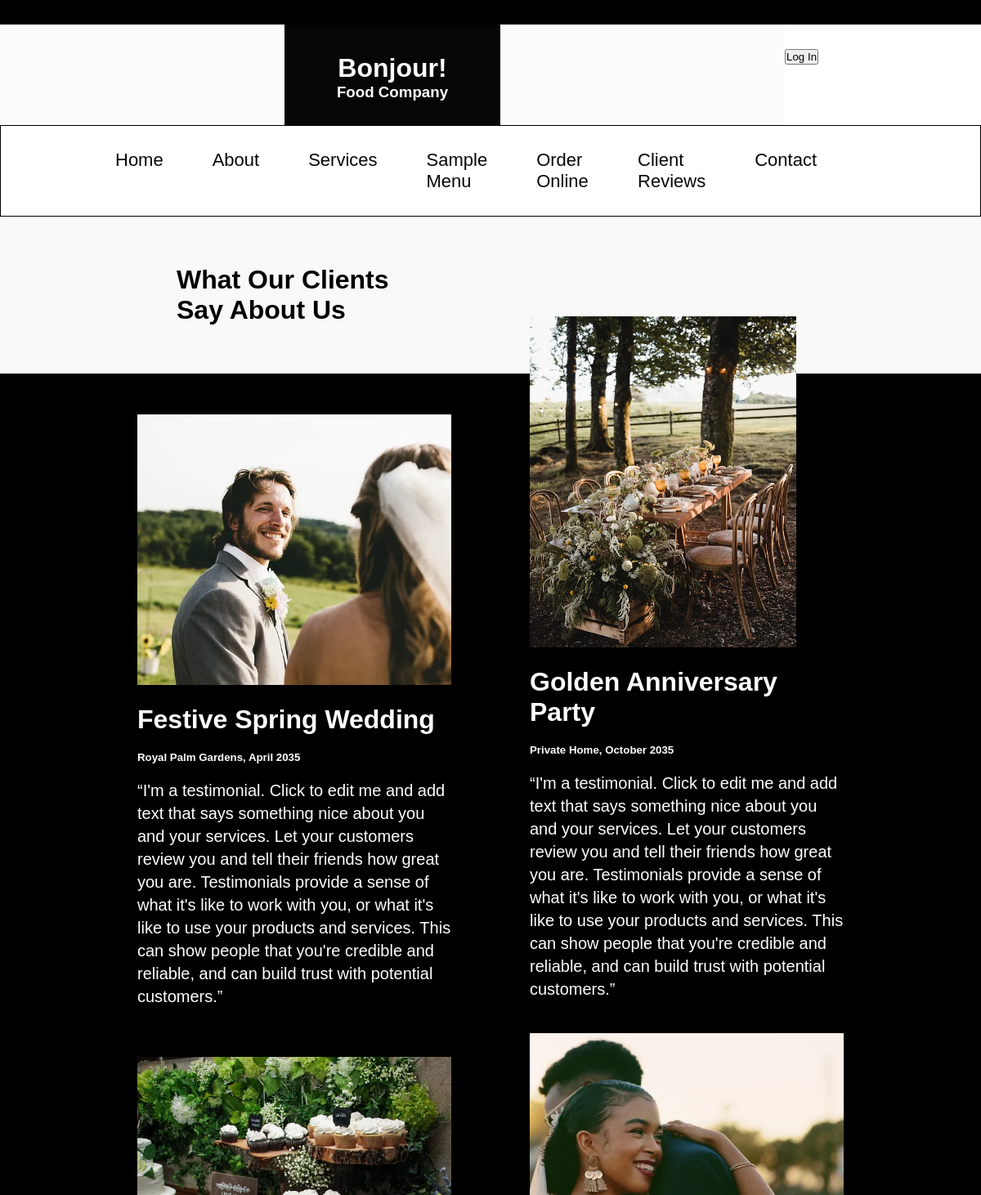
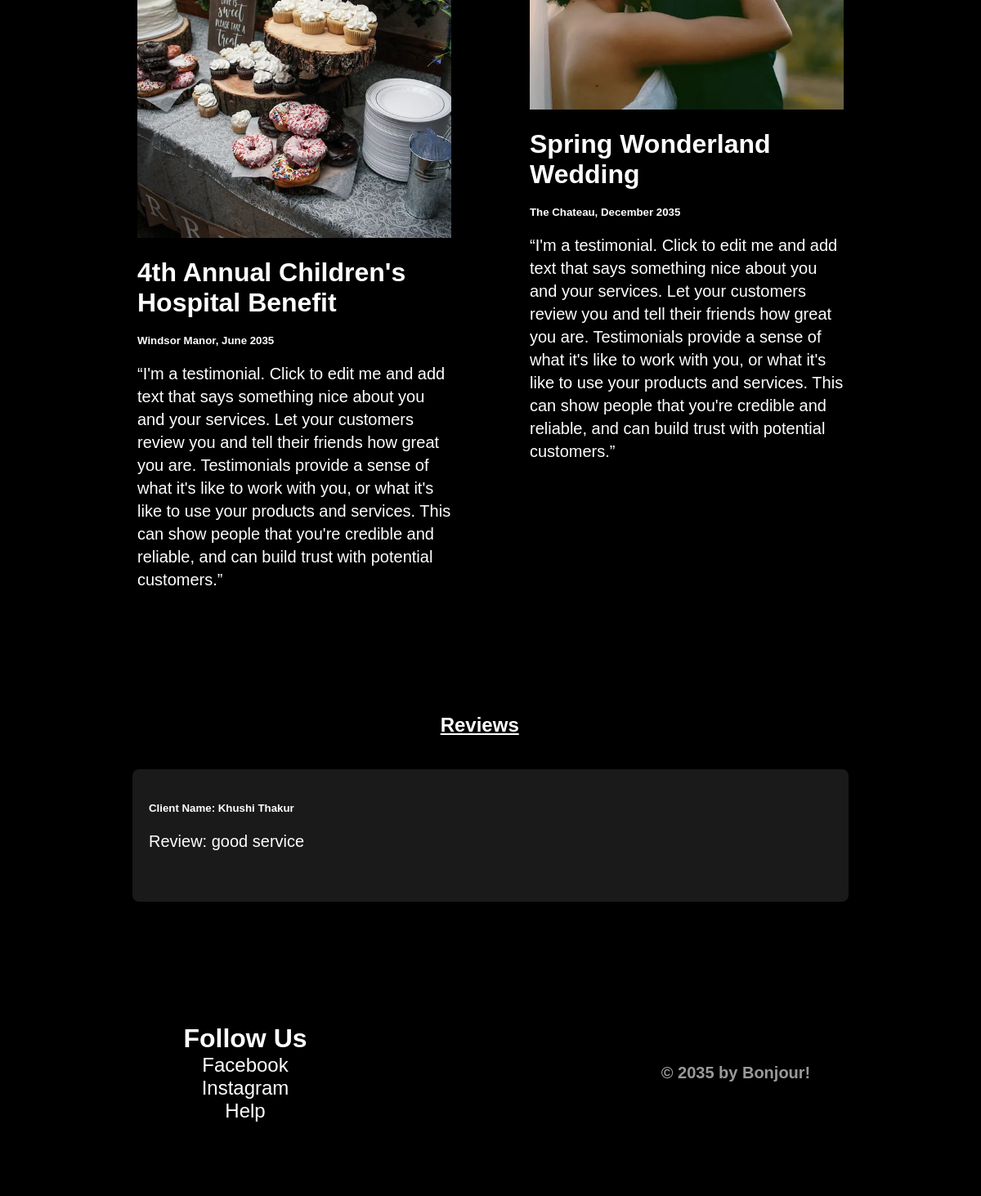
Page /reviewpage on the committed database (2 pictures, top to bottom).
### mainpage/models.py (models this page shows, shortened)
class images(models.Model):
      image=models.ImageField(upload_to='gallery')
      image1=models.ImageField(upload_to="gallery")
      image2=models.ImageField(upload_to="gallery")
      image3=models.ImageField(upload_to="gallery")
      image4=models.ImageField(upload_to="gallery")
      image5=models.ImageField(upload_to="gallery")
      image6=models.ImageField(upload_to="gallery")
      image7=models.ImageField(upload_to="gallery")
      image8=models.ImageField(upload_to="gallery")
      image9=models.ImageField(upload_to="gallery")
      image10=models.ImageField(upload_to="gallery")
      image11=models.ImageField(upload_to="gallery")
      image12=models.ImageField(upload_to="gallery")
      image13=models.ImageField(upload_to="gallery")
      image14=models.ImageField(upload_to="gallery")

class review(models.Model):
      name=models.CharField(max_length=40)
      message=RichTextField()

### mainpage/views.py (the view)
def reviewpage(request):
   j=images.objects.filter(id=1).first()
   x=review.objects.all()
   return render(request,"review.html",{'j':j,'x':x})

### template/review.html (shortened to what this page needs)
<!DOCTYPE html>
<html lang="en">
<head>
    {% load static %}
    <link rel="stylesheet" href="{% static 'edb.css' %}">
    <link rel="stylesheet" href="/static/edb.css">
</head>
<body>
    <div class="line"></div>
    <div class="container">
        <div class="left-div">
            <div class="center-black-div">
                <h1 data-aos="flip-up">Bonjour!</h1>
                <h3 data-aos="flip-up">Food Company</h3>
            </div>
        </div>
        <div class="right-div">
            {% if user.is_authenticated %}
            <a href="/logout"><button>Log Out</button></a>
            {% else %}
            <a href="/login"><button>Log In</button></a>
            {% endif %}
        </div>
    </div>
    <div class="navbar">
        <div class="nav-links">
            <a href="/">Home</a>
            <a href="/aboutpage">About</a>
            <a href="/servicepage">Services</a>
            <a href="/samplepage">Sample Menu</a>
            <a href="/orderonline">Order Online</a>
            <a href="/reviewpage">Client Reviews</a>
            <a href="/contact">Contact</a>
        </div>
    </div>
    <div class="tagline">
        <h1>What Our Clients
            <br>Say About Us
        </h1>
    </div>
    <div class="black-div ">
        <div class=" review-main">
            <div class="first1">
                <div class="fchild1">
                    <div class="width40">
                        <img src="{{j.image8.url}}">
                    </div>
                </div>
                <div class="schild1">
                    <div class="width40">
                        <h1>Festive Spring Wedding</h1>
                        <h5>Royal Palm Gardens, April 2035</h5>
                        <p>“I'm a testimonial. Click to edit me and add text that says something nice about you and your
                            services. Let your customers review you and tell their friends how great you are.
                            Testimonials
                            provide a sense of what it's like to work with you, or what it's like to use your products
                            and
                            services. This can show people that you're credible and reliable, and can build trust with
                            potential customers.”</p>
                    </div>
                </div>
                <div class="tchild1">
                    <div class="width40">
                        <img src="{{j.image10.url}}">
                    </div>
                </div>
                <div class="fourth1">
                    <div class="width40">
                        <h1>4th Annual Children's Hospital Benefit</h1>
                        <h5>Windsor Manor, June 2035</h5>
                        <p>“I'm a testimonial. Click to edit me and add text that says something nice about you and your
                            services. Let your customers review you and tell their friends how great you are.
                            Testimonials
                            provide a sense of what it's like to work with you, or what it's like to use your products
                            and
                            services. This can show people that you're credible and reliable, and can build trust with
                            potential
                            customers.”</p>
                    </div>
                </div>
            </div>
            <div class="second2">
                <div class="fchild2">
                    <div class="width40">
                        <img src="{{j.image9.url}}" alt="">
                    </div>
                </div>
                <div class="schild2">
                    <div class="width40">
                        <h1>Golden Anniversary Party</h1>
                        <h5>Private Home, October 2035</h5>
                        <p>“I'm a testimonial. Click to edit me and add text that says something nice about you and your
                            services. Let your customers review you and tell their friends how great you are.
                            Testimonials
                            provide a sense of what it's like to work with you, or what it's like to use your products
                            and
                            services. This can show people that you're credible and reliable, and can build trust with
                            potential
                            customers.”
                        </p>
                    </div>
                </div>
                <div class="tchild2">
                    <div class="width40">
                        <img src="{{j.image11.url}}" alt="">
                    </div>
                </div>
                <div class="fourth2">
                    <div class="width40">
                        <h1>Spring Wonderland Wedding</h1>
                        <h5>The Chateau, December 2035</h5>
                        <p>“I'm a testimonial. Click to edit me and add text that says something nice about you and your
                            services. Let your customers review you and tell their friends how great you are.
                            Testimonials
                            provide a sense of what it's like to work with you, or what it's like to use your products
                            and
                            services. This can show people that you're credible and reliable, and can build trust with
                            potential
                            customers.”</p>
                    </div>
                </div>
            </div>
        </div>
        <div class="containe">
            <h2 class="add-reviewh2 ">Reviews</h2>
            {% for i in x %}
            <div class="review">
                <h5>Client Name: {{ i.name }}</h5>
                <p>Review: {{ i.message|safe }}</p>
            </div>
            {% endfor %}
        </div>
        <div class="footer">
            <div class="footer1">
                <h1>Follow Us</h1>
                <div class="link">
                    <a style="color: white;" href="">Facebook</a><br>
                    <a style="color: white;" href="">Instagram</a> <br>
                    <a style="color: white;" href="">Help</a><br>
                </div>
            </div>
            <div class="footer2">
                <div class="copyright">
                    <h4>
                        © 2035 by Bonjour!</h4>
                </div>
            </div>
        </div>
</body>
</html>

### static/edb.css (style rules this page uses)
* { padding: 0; margin: 0; scroll-behavior: smooth; }
html, body { width: 100%; height: 100%; background-color: #fff; box-sizing: border-box; }
.line { width: 100%; height: 30px; background-color: black; }
h1, h2 { margin: 0; }
.footer { display: flex; height: 300px; }
.footer1 { width: 50%; text-align: center; margin: auto; }
.footer2 { text-align: center; width: 50%; margin: auto; }
.footer1 a { text-decoration: none; color: black; font-size: 24px; }
.footer2 h4 { font-size: 20px; opacity: 0.6; }
img { max-width: 100%; max-height: 80%; }
.black-div { background-color: #000; color: #fff; }
p { padding: 19px 0px 40px; font-size: 20px; line-height: 1.4; }
.tagline { padding-left: 18vw; display: flex; align-items: center; height: 24vh; font-size: 1em; font-family: 'Lucida Sans', 'Lucida Sans Regular', 'Lucida Grande', 'Lucida Sans Unicode', Geneva, Verdana, sans-serif; background-color: rgb(249, 249, 248); }
.review-main { display: flex; width: 80%; margin: auto; }
.width40 { width: 80%; margin: auto; }
.second2 { position: relative; bottom: 70px; }
.fchild1 { padding-top: 50px; }
.fchild2 div img { width: 85%; }
.schild1, .tchild1, .fourth1 { padding-top: 20px; }
.schild1, .schild2, .fourth2, .fourth1, h5 { padding-top: 20px; }
.fourth1 { padding-bottom: 70px; }

### template/review.html (style rules this page uses)
body { font-family: Arial, sans-serif; margin: 0; padding: 0; }
.containe { max-width: 73%; margin: 20px auto; padding: 20px; display: flex; justify-content: space-between; flex-wrap: wrap; }
.review { background-color: #1a1a1a; padding: 20px; margin-bottom: 20px; border-radius: 8px; box-shadow: 0 2px 4px rgba(0, 0, 0, 0.1); width: calc(100% - 20px); }
.add-reviewh2 { margin-left: 43%; padding-bottom: 40px; text-decoration: underline; }
.navbar { display: flex; justify-content: space-between; align-items: center; height: 90px; font-size: 22px; padding: 10px 140px; border: 1px solid black; }
.nav-links { display: flex; }
.nav-links a { color: rgb(5, 5, 5); text-decoration: none; margin-right: 5vw; }
.container { display: flex; }
.left-div { width: 80%; background-color: #fefbfb; display: flex; justify-content: center; align-items: center; }
.center-black-div { flex-wrap: wrap; justify-content: center; background-color: #060606; text-align: center; padding: 35px 0px 0px 0px; width: 22vw; min-width: 170px; height: 11vh; color: #fefbfb; }
.right-div { padding-top: 30px; }

### rows in the picture
images: image8 (picture), image10 (picture), image9 (picture), image11 (picture)
review: name "Khushi Thakur", message "good service"
